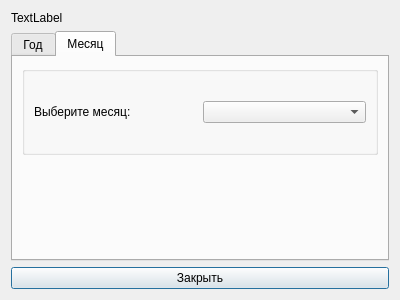
<?xml version="1.0" encoding="UTF-8"?>
<ui version="4.0">
 <class>StatisticsDialog</class>
 <widget class="QDialog" name="StatisticsDialog">
  <property name="geometry">
   <rect>
    <x>0</x>
    <y>0</y>
    <width>400</width>
    <height>300</height>
   </rect>
  </property>
  <property name="windowTitle">
   <string>Dialog</string>
  </property>
  <layout class="QVBoxLayout" name="verticalLayout">
   <item>
    <widget class="QLabel" name="lblTitle">
     <property name="text">
      <string>TextLabel</string>
     </property>
    </widget>
   </item>
   <item>
    <widget class="QTabWidget" name="tabWidget">
     <property name="currentIndex">
      <number>1</number>
     </property>
     <widget class="QWidget" name="yearlyTab">
      <attribute name="title">
       <string>Год</string>
      </attribute>
      <layout class="QVBoxLayout" name="verticalLayout_4">
       <item>
        <widget class="QChartView" name="yearlyChartView" native="true"/>
       </item>
      </layout>
     </widget>
     <widget class="QWidget" name="monthlyTab">
      <attribute name="title">
       <string>Месяц</string>
      </attribute>
      <layout class="QVBoxLayout" name="verticalLayout_2">
       <item>
        <widget class="QGroupBox" name="groupBox_2">
         <property name="title">
          <string/>
         </property>
         <layout class="QHBoxLayout" name="horizontalLayout">
          <item>
           <widget class="QLabel" name="lblMonths">
            <property name="text">
             <string>Выберите месяц:</string>
            </property>
           </widget>
          </item>
          <item>
           <widget class="QComboBox" name="cbMonths"/>
          </item>
         </layout>
        </widget>
       </item>
       <item>
        <widget class="QChartView" name="monthlyChartView" native="true"/>
       </item>
      </layout>
     </widget>
    </widget>
   </item>
   <item>
    <widget class="QPushButton" name="btnClose">
     <property name="text">
      <string>Закрыть</string>
     </property>
    </widget>
   </item>
  </layout>
 </widget>
 <customwidgets>
  <customwidget>
   <class>QChartView</class>
   <extends>QWidget</extends>
   <header>QtCharts/QChartView</header>
   <container>1</container>
  </customwidget>
 </customwidgets>
 <resources/>
 <connections/>
</ui>
